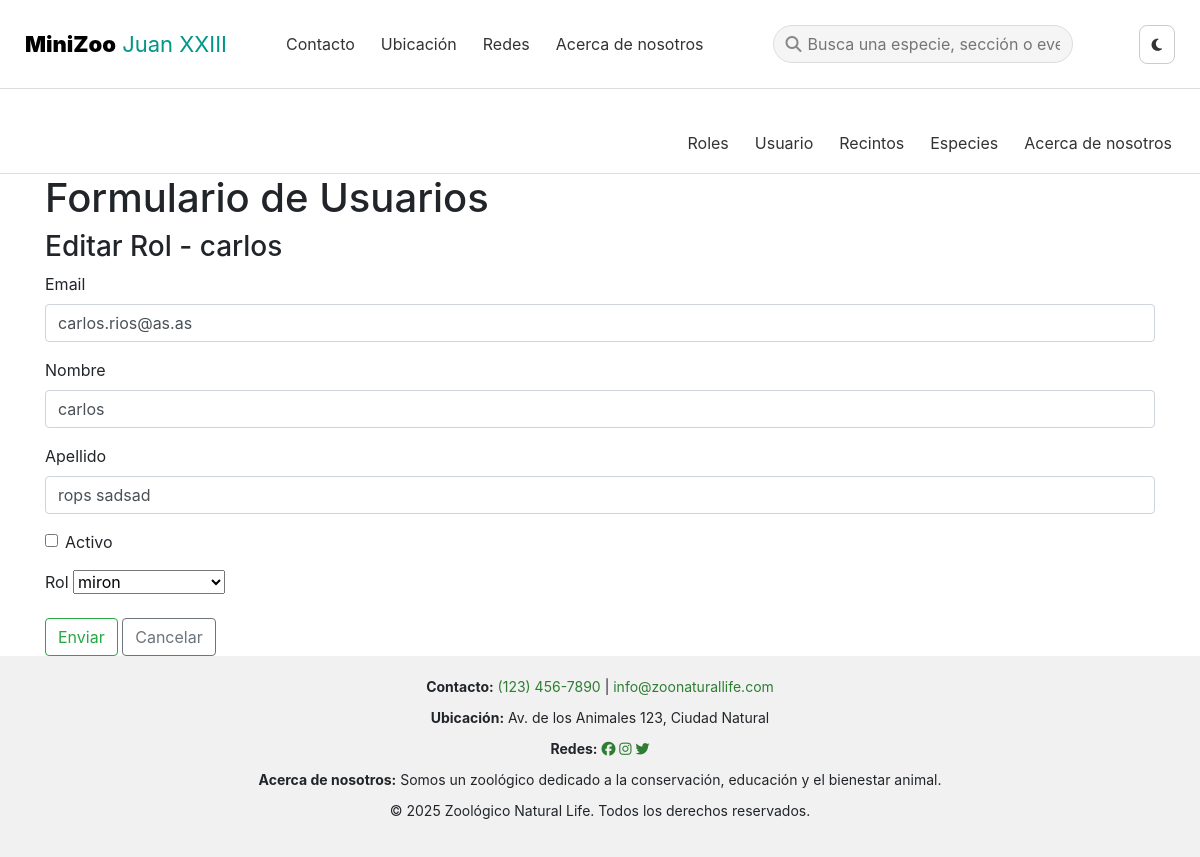
Page /0529/usuarios/index.php?accion=editar&id=4 on the committed database.
### tables this page shows
CREATE TABLE `usuarios` (
  `id` int(11) NOT NULL,
  `email` varchar(191) NOT NULL,
  `password` varchar(191) NOT NULL,
  `nombre` varchar(191) NOT NULL,
  `apellido` varchar(191) NOT NULL,
  `activo` tinyint(1) NOT NULL,
  `role_id` int(11) NOT NULL
);

CREATE TABLE `roles` (
  `id` int(11) NOT NULL,
  `nombre` varchar(191) NOT NULL,
  `descripcion` text DEFAULT NULL
);

### 0529/usuarios/_form.php (the view, shortened to what this page needs)
<?php
$roles= $con->query("select * from roles");
?>
    <h1>Formulario de Usuarios</h1>
<h3><?php echo $titulo; ?></h3>
    <form action="index.php?accion=<?php echo $accion; ?>" method="post">
            <div class="mb-3">
                <label for="email" class="form-label">Email</label>
                <input type="email" class="form-control" id="email" name="email" required value="<?php echo $email; ?>">
            </div>
            <div class="mb-3">
                <label for="nombre" class="form-label">Nombre</label>
                <input type="text" class="form-control" id="nombre" name="nombre" required value="<?php echo $nombre; ?>">
            </div>
            <div class="mb-3">
                <label for="apellido" class="form-label">Apellido</label>
                <input type="text" class="form-control" id="apellido" name="apellido" required value="<?php echo $apellido; ?>">
            </div>
            <div class="mb-3 form-check">
                <input type="checkbox" class="form-check-input" id="activo" name="activo"   <?php  ?>  value="1">
                <label class="form-check-label" for="activo" >Activo</label>
            </div>
            <div class="mb-3">
                <label for="role_id" class="form-label">Rol</label>
                <select class="form-select" id="role_id" name="role_id" required>
                    <?php
            while ($dato = $roles->fetch_assoc()) {
            ?>
                    <option value="<?php echo $dato['id']; ?>" <?php if ($dato['id'] == $role_id) echo 'selected'; ?>>
                        <?php echo $dato['nombre']; ?>
            <?php } ?>
                    </option>
                </select>
            </div>
        <button type="submit" class="btn btn-outline-success">Enviar</button>
        <a href="index.php" class="btn btn-outline-secondary">Cancelar</a>
    </form>
    </div>

### 0529/css/style.css (style rules this page uses)
* { margin: 0; padding: 0; box-sizing: border-box; }
html, body { height: 98%; margin: 0; display: flex; flex-direction: column; }
body { font-family: 'Segoe UI', sans-serif; scroll-behavior: smooth; line-height: 1.6; background-color: #fff; color: #000; }

### rows in the picture
usuarios: nombre "Editar Rol - carlos", email "carlos.rios@as.as", nombre "carlos", apellido "rops sadsad", role_id "miron"
